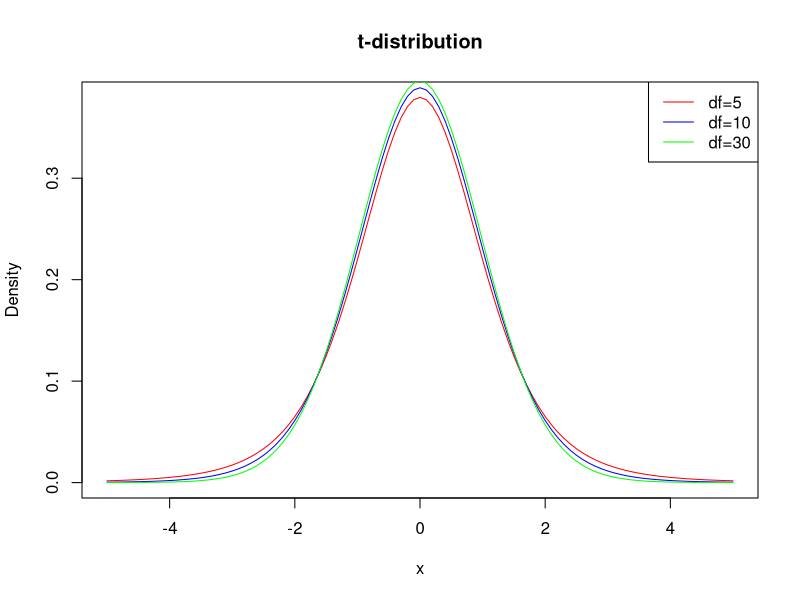
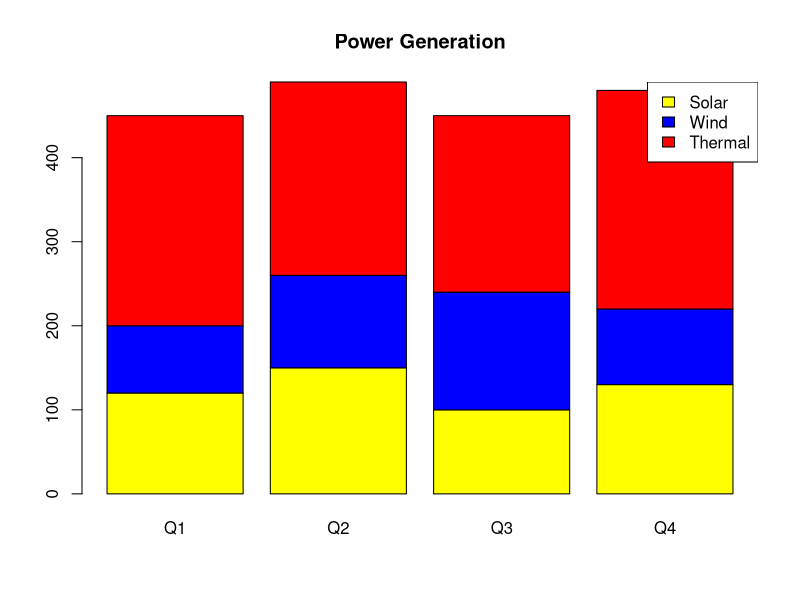

Source code (R) for these figures, in order:
##Slip - 20
##Q.1 - (A)

x = c(5,15,25,35,45,55)   # midpoints
f = c(5,8,15,20,7,5)

y = rep(x,f)

mean(y)

var(y)

sd(y)

##Q.1 - (B)

x = sample(1:100,40)

sum(x %% 2 == 0)

tail(x,8)

##Q.2 - A

I  = c(18,20,36,50,49,32,31,40,22)
II = c(29,28,37,42,46)

t.test(II,I,alternative="greater")

##Q.2 - B

x = c(2.1,3.5,2.8,1.9,2.4,3.2,1.7,2.9,3.0,2.2,
      1.8,2.6,3.7,2.5,2.3,1.5,2.7,3.1,3.4,2.0)

stem(x)

##Q.3 - A

x = seq(-5,5,0.1)

y1 = dt(x,5)
y2 = dt(x,10)
y3 = dt(x,30)

plot(x,y1,type="l",col="red",ylim=c(0,max(y1)),
     main="t-distribution",xlab="x",ylab="Density")

lines(x,y2,col="blue")
lines(x,y3,col="green")

legend("topright",
       legend=c("df=5","df=10","df=30"),
       col=c("red","blue","green"),lty=1)

##Q.3 - B

qnorm(0.95,50,2)

##Q.4 - A

x = c(2,4,8,16,32)

exp(mean(log(x)))

length(x)/sum(1/x)

##Q.4 - B

solar = c(120,150,100,130)
wind  = c(80,110,140,90)
thermal = c(250,230,210,260)

m = rbind(solar,wind,thermal)

barplot(m,beside=FALSE,
        col=c("yellow","blue","red"),
        names.arg=c("Q1","Q2","Q3","Q4"),
        main="Power Generation")

legend("topright",
       legend=c("Solar","Wind","Thermal"),
       fill=c("yellow","blue","red"))
